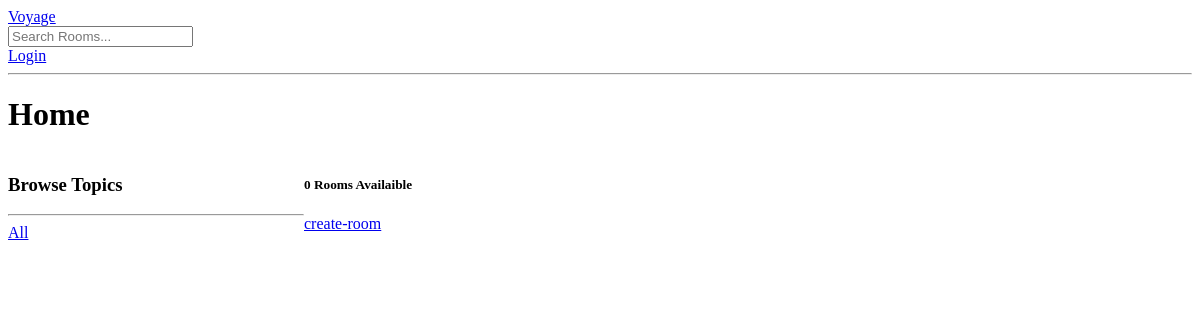
The app's page /, older data.
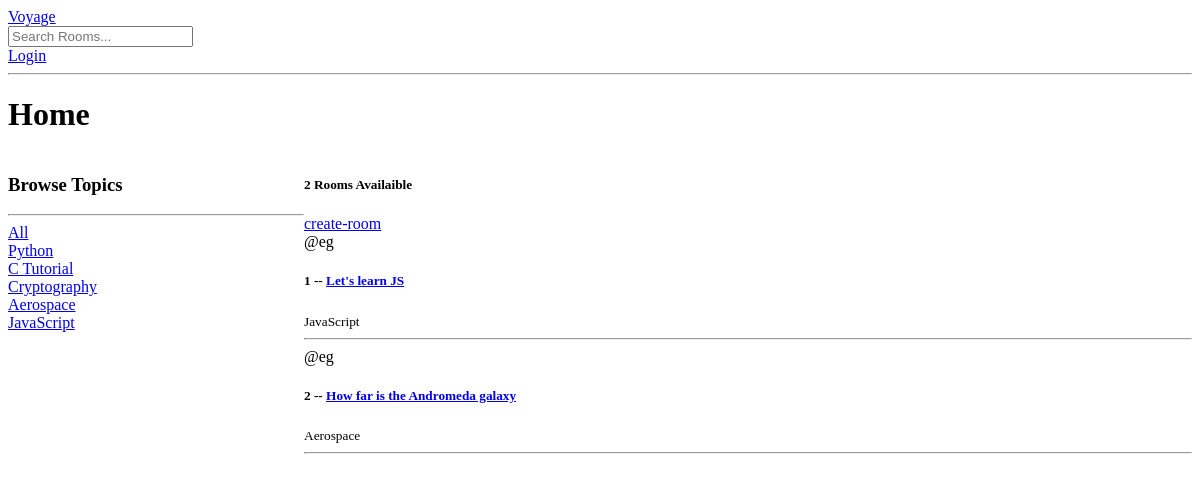
The same page, newer data.
### foot/models.py (models this page shows, shortened)
class Topic(models.Model):
    name = models.CharField(max_length=50)

class Room (models.Model):
    host = models.ForeignKey(User, on_delete=models.SET_NULL, null=True)
    topic = models.ForeignKey(Topic, on_delete=models.SET_NULL, null=True)
    name = models.CharField(max_length=200)
    description = models.TextField(null=True, blank=True)
    participants = models.ManyToManyField(User, related_name='participants', blank=True)
    updated = models.DateTimeField(auto_now=True)
    created = models.DateTimeField(auto_now_add=True)
    class Meta:
        ordering = ['-updated', '-created']

### foot/views.py (the view)
# urls.py: path('', views.Home, name="home" ),
def Home(request):
    q = request.GET.get('q') if request.GET.get('q') != None else ''
    rooms = Room.objects.filter(Q(topic__name__icontains = q) | Q(name__icontains=q) | Q(description__icontains=q))
    topics = Topic.objects.all()
    room_count = rooms.count()
    context = {'rooms':rooms, 'topics':topics, 'room_count':room_count}
    return render(request, 'foot/home.html', context)

### foot/templates/foot/home.html (shortened to what this page needs)
{% extends "main.html" %}
{% block content%}
<h1>Home</h1>
<div class="home-container">
    <div>
        <h3>Browse Topics</h3>
        <hr>
 <a href="{% url 'home'  %}">All</a>
        {% for topic in topics%}
        <div>
            <a href="{% url 'home' %}?q={{topic.name}}">{{topic.name}}</a>
        </div>
        {%endfor%}
    </div>
   <div>
     <div>
        <h5>{{room_count}} Rooms Availaible</h5>
        <a href="{% url 'create-room'%}"> create-room </a>
        {% for room in rooms %}
            <div>
                <span>@{{room.host.username}}</span>
                <h5>{{room.id}} -- <a href="{%url 'room' room.id %}"> {{room.name}} </a></h5>
                <small>{{room.topic.name}}</small>
                <hr>
            </div>
        {% endfor%}
    </div>
   </div>
</div>
{%endblock content%}

### templates/main.html (shortened to what this page needs)
<!DOCTYPE html>
<html lang="en">
<head>
</head>
<body>
    {% include 'navbar.html' %}
    {% block content %}
    {% endblock %}
</body>
</html>

### templates/navbar.html
<a href="/">Voyage</a>
<form action="{% url 'home' %}" >
    <input type="text" name="q" placeholder="Search Rooms..."/>
</form>
{% if request.user.is_authenticated%}
<h1>Hello {{request.user}}</h1>
<a href="{% url 'logout' %}">Logout</a>
{%else%}
<a href="{% url 'login' %}">Login</a>
{%endif%}
<hr>

### foot/templates/foot/home.html (style rules this page uses)
.home-container { display: grid; grid-template-columns: 1fr 3fr; }

Row changes from the older to the newer data that the page shows:
added Topic: name "Python"
added Topic: name "C Tutorial"
added Topic: name "Cryptography"
added Topic: name "Aerospace"
added Topic: name "JavaScript"
added Room: host.username "eg", id "1", name "Let's learn JS", topic.name "JavaScript"
added Room: host.username "eg", id "2", name "How far is the Andromeda galaxy", topic.name "Aerospace"
Text that changed along with them:
{{ room_count }}: "0" → "2"
